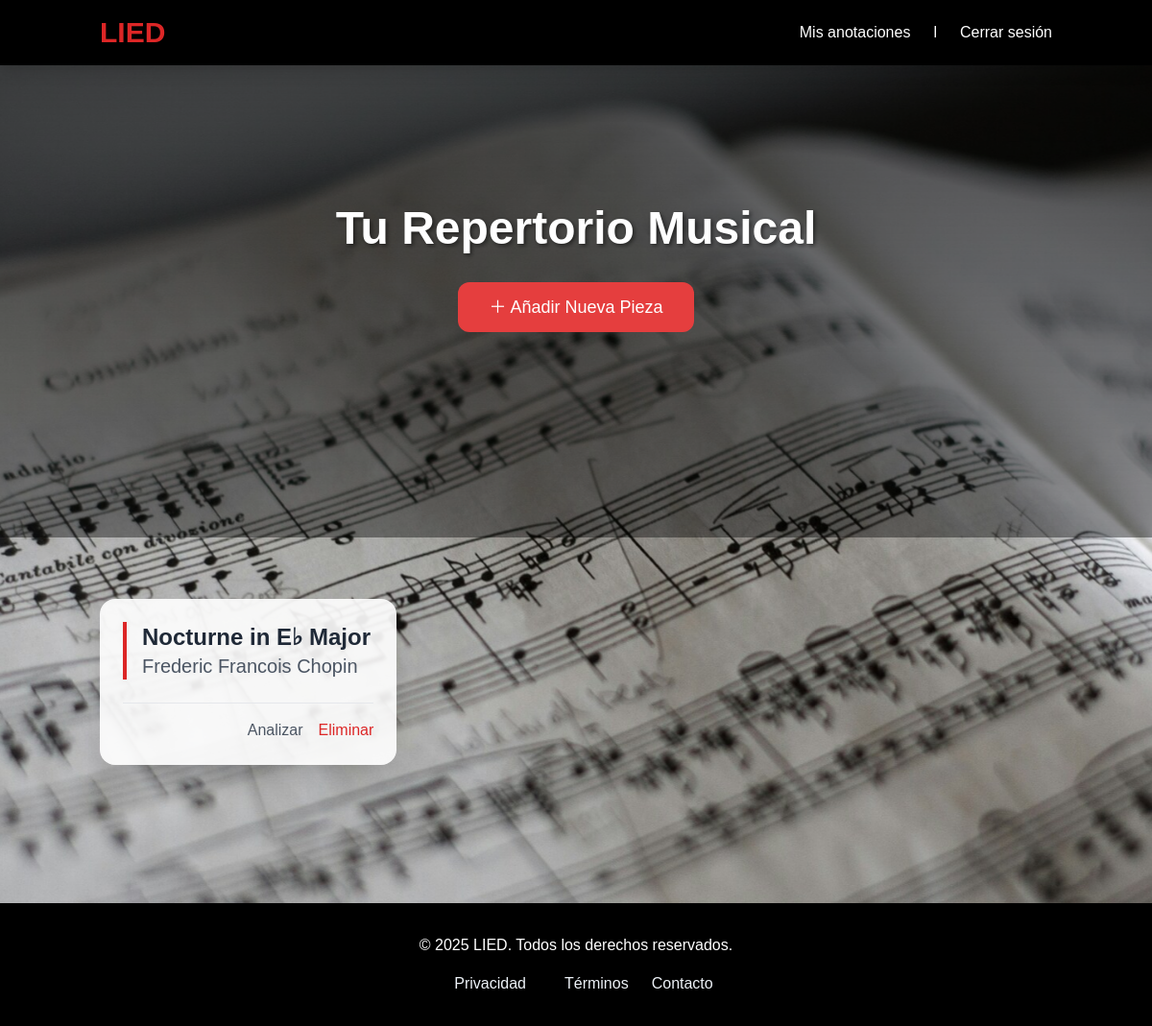
Screenshot of /scores/ (signed in) with the database file from the repository.
### repertorio/models.py (models this page shows, shortened)
class PiezaMusical(models.Model):
    usuario = models.ForeignKey(User, on_delete=models.CASCADE)
    titulo = models.CharField(max_length=255, default='Título no disponible')
    compositor = models.CharField(max_length=100, default='Compositor desconocido')
    fecha_composicion = models.CharField(max_length=50, blank=True, null=True)
    derechos = models.CharField(max_length=100, default='Dominio público', null=True, blank=True)
    partitura_musicxml = models.FileField(upload_to='partituras/musicxml/')
    analisis_data = models.JSONField(default=dict, blank=True)
    creado_en = models.DateTimeField(auto_now_add=True)

### repertorio/views.py (the view)
# urls.py: path('scores/', views.lista_piezas, name='lista_piezas'),
@never_cache
def lista_piezas(request):
    piezas = PiezaMusical.objects.filter(usuario=request.user)
    tipo_ejercicio = request.GET.get('generar')
    if tipo_ejercicio and piezas.exists():
        return redirect('generar_ejercicios', pieza_id=piezas.first().id)
    return render(request, 'scores/list_repertoire.html', {'piezas': piezas})

### tailwind_theme/templates/scores/list_repertoire.html (shortened to what this page needs)
<!DOCTYPE html>
<html lang="es">
<head>
    {% load static %}
    <link href="https://cdn.jsdelivr.net/npm/tailwindcss@2.2.19/dist/tailwind.min.css" rel="stylesheet">
    <link rel="stylesheet" href="{% static 'css/repertoire/list_repertoire.css' %}">
</head>
<body class="bg-gray-100 flex flex-col min-h-screen">
    <div class="hero-bg"></div>
    <header class="fixed w-full bg-black text-white shadow-lg z-50">
        <div class="container mx-auto flex justify-between items-center p-4">
            <div>
                <a href="{% url 'home' %}" class="text-3xl font-bold text-red-600 hover:text-red-700 transition-colors">LIED</a>
            </div>
            <nav class="space-x-6 hidden md:flex items-center">
                <a href="{% url 'lista_notas' %}" class="text-white hover:text-red-600 transition-colors flex items-center">
                     Mis anotaciones
                </a>
                {% if user.is_authenticated %}
                    <p class="text-white mr-4">{{ user.username }}</p>
                    <form action="{% url 'logout' %}" method="post">
                        <button type="submit" class="text-white hover:text-red-600 transition-colors">Cerrar sesión</button>
                    </form>
                {% else %}
                    <a href="{% url 'login' %}" class="hover:text-red-600 transition-colors">Iniciar sesión</a>
                {% endif %}
            </nav>
        </div>
    </header>
    <div class="relative z-10 flex-grow">
        <div class="hero-content min-h-[70vh] flex items-center justify-center bg-gradient-to-b from-black/70 to-transparent">
            <div class="container mx-auto text-center px-4">
                <h1 class="text-5xl font-bold text-white mb-8 drop-shadow-lg">Tu Repertorio Musical</h1>
                <a href="{% url 'añadir_pieza' %}"
                   class="inline-block bg-red-600 hover:bg-red-700 text-white text-lg py-3 px-8 rounded-xl transition-all transform hover:scale-105">
                    ＋ Añadir Nueva Pieza
                </a>
            </div>
        </div>
        <main class="container mx-auto px-4 py-16">
            {% if piezas %}
                <div class="grid grid-cols-1 md:grid-cols-2 lg:grid-cols-3 gap-8">
                    {% for pieza in piezas %}
                    <div class="bg-white bg-opacity-90 backdrop-blur-sm rounded-2xl p-6 shadow-xl hover:shadow-2xl transition-shadow duration-300">
                        <div class="border-l-4 border-red-600 pl-4 mb-6">
                            <h2 class="text-2xl font-bold text-gray-800">{{ pieza.titulo }}</h2>
                            <p class="text-xl text-gray-600 font-medium">{{ pieza.compositor }}</p>
                        </div>
                        <div class="flex justify-end space-x-4 border-t pt-4">
                            {% if pieza.partitura_musicxml %}
                            <form action="{% url 'detalle_analisis' pieza_id=pieza.id %}" method="post">
                                <button type="submit"
                                        class="text-gray-600 hover:text-red-600 transition-colors font-medium">
                                    Analizar
                                </button>
                            </form>
                            {% endif %}
                            <a href="{% url 'eliminar_pieza' pieza_id=pieza.id %}" class="text-red-600 hover:text-red-800 transition-colors">Eliminar</a>
                        </div>
                    </div>
                    {% endfor %}
                </div>
            {% endif %}
        </main>
    </div>
    <footer class="bg-black text-white py-8 mt-20">
        <div class="container mx-auto text-center">
            <p class="mb-4">© 2025 LIED. Todos los derechos reservados.</p>
            <nav class="flex justify-center space-x-6">
                <a href="{% url 'privacidad' %}" class="hover:text-red-600 transition-colors">Privacidad</a>
                <a href="{% url 'terminos' %}" class="hover:text-red-600 transition-colors">Términos</a>
                <a href="{% url 'contacto' %}" class="hover:text-red-600 transition-colors">Contacto</a>
            </nav>
        </div>
    </footer>
</body>
</html>

### static/css/repertoire/list_repertoire.css (style rules this page uses)
html, body { margin: 0; padding: 0; height: 100%; overflow-x: hidden; background-image: url('/static/img/partitura.jpg'); background-attachment: fixed; background-size: cover; background-position: center center; font-family: 'Arial', sans-serif; }
.hero-bg { position: absolute; top: 0; left: 0; width: 100%; height: 100%; background-image: url('/static/img/partitura.jpg'); background-size: cover; background-position: center center; background-attachment: fixed; z-index: -1; }
header { position: fixed; top: 0; left: 0; width: 100%; z-index: 50; }
.hero-content { min-height: 70vh; display: flex; align-items: center; justify-content: center; background: linear-gradient(to bottom, rgba(0, 0, 0, 0.7), rgba(0, 0, 0, 0.4)); }
.hero-content h1 { font-size: 3rem; font-weight: bold; color: white; text-shadow: 2px 2px 4px rgba(0, 0, 0, 0.5); }
a.inline-block { font-size: 1.125rem; padding: 0.75rem 2rem; background-color: #e53e3e; color: white; border-radius: 0.75rem; transition: all 0.3s ease-in-out; }
footer { background-color: #1a202c; color: white; padding: 2rem 1rem; text-align: center; }
footer nav a { margin: 0 1rem; color: #edf2f7; text-decoration: none; transition: color 0.3s ease-in-out; }

### rows the page displays
PiezaMusical: titulo "Nocturne in E♭ Major", compositor "Frederic Francois Chopin", shows "Analizar"

### other values shown
{{ user.username }} "l"
